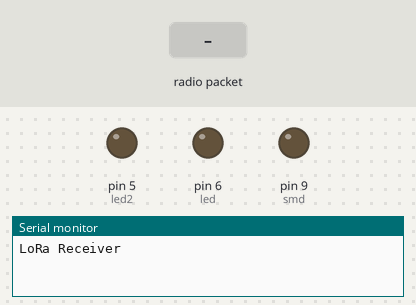
Bench run of a program on a simulated Arduino Nano, built with avr-gcc and run on an emulated ATmega328P. Parts: output pins drawn as LEDs (lit = HIGH), the last lines printed to the serial monitor. The test bench sets the inputs (shaded band). No radio packets arrive unless stated.

Above: at 1.2 s.
1.3 s: radio packet "1" arrives
At 1.7 s:
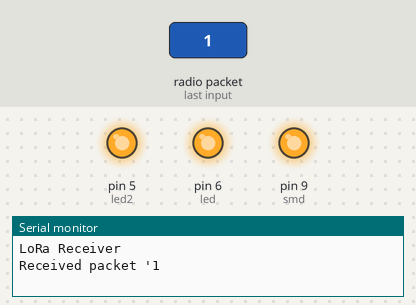
Timing chart, 0 to 4.3 s (numbered marks = the images above; inputs shaded):
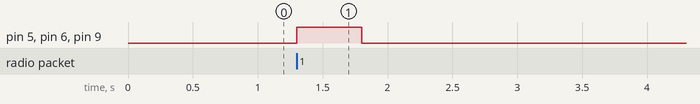

Measured:
- after the input at 1.3 s, pin 5 (led2), pin 6 (led), pin 9 (smd): LOW → HIGH at once, → LOW 0.50 s later

The program:

main.cpp
```cpp
#include <Arduino.h>

#include <SPI.h>
#include <LoRa.h>

int led = 6;
int led2 = 5;
int smd = 9;
void setup()
{
  Serial.begin(9600);
  pinMode(led2, OUTPUT);
  pinMode(led, OUTPUT);
  pinMode(smd, OUTPUT);
  while (!Serial)
    ;

  Serial.println("LoRa Receiver");

  if (!LoRa.begin(433E6))
  {
    Serial.println("Starting LoRa failed!");
    while (1)
      ;
  }
}

void loop()
{
  // try to parse packet
  int packetSize = LoRa.parsePacket();
  if (packetSize)
  {
    // received a packet
    Serial.print("Received packet '");

    // read packet
    while (LoRa.available())
    {
      Serial.print((char)LoRa.read());
      blink();
    }

    // print RSSI of packet
    Serial.print("' with RSSI ");
    Serial.println(LoRa.packetRssi());
  }
}

void blink()
{
  digitalWrite(led, HIGH);
  digitalWrite(led2, HIGH);
  digitalWrite(smd, HIGH);
  delay(500);
  digitalWrite(led, LOW);
  digitalWrite(led2, LOW);
  digitalWrite(smd, LOW);
  delay(800);
}
```
